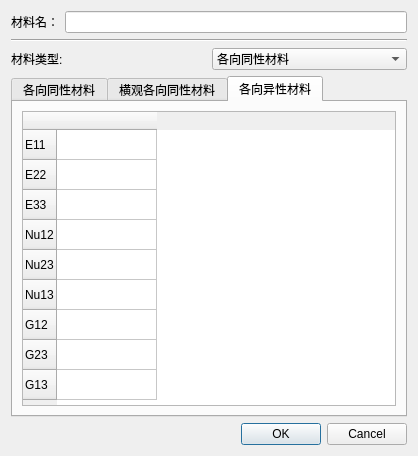
<?xml version="1.0" encoding="UTF-8"?>
<ui version="4.0">
 <class>materiel</class>
 <widget class="QDialog" name="materiel">
  <property name="geometry">
   <rect>
    <x>0</x>
    <y>0</y>
    <width>418</width>
    <height>456</height>
   </rect>
  </property>
  <property name="windowTitle">
   <string>新建材料</string>
  </property>
  <layout class="QVBoxLayout" name="verticalLayout">
   <item>
    <layout class="QHBoxLayout" name="horizontalLayout">
     <item>
      <widget class="QLabel" name="label">
       <property name="text">
        <string>材料名：</string>
       </property>
      </widget>
     </item>
     <item>
      <widget class="QLineEdit" name="lineEdit">
       <property name="text">
        <string/>
       </property>
      </widget>
     </item>
    </layout>
   </item>
   <item>
    <widget class="Line" name="line">
     <property name="orientation">
      <enum>Qt::Horizontal</enum>
     </property>
    </widget>
   </item>
   <item>
    <layout class="QHBoxLayout" name="horizontalLayout_2">
     <item>
      <widget class="QLabel" name="label_2">
       <property name="text">
        <string>材料类型:</string>
       </property>
      </widget>
     </item>
     <item>
      <widget class="QComboBox" name="comboBox">
       <item>
        <property name="text">
         <string>各向同性材料</string>
        </property>
       </item>
       <item>
        <property name="text">
         <string>横观各向同性材料</string>
        </property>
       </item>
       <item>
        <property name="text">
         <string>各向异性材料</string>
        </property>
       </item>
      </widget>
     </item>
    </layout>
   </item>
   <item>
    <widget class="QTabWidget" name="tabWidget">
     <property name="cursor">
      <cursorShape>ArrowCursor</cursorShape>
     </property>
     <property name="currentIndex">
      <number>2</number>
     </property>
     <widget class="QWidget" name="tab_2">
      <attribute name="title">
       <string>各向同性材料</string>
      </attribute>
      <layout class="QVBoxLayout" name="verticalLayout_3">
       <item>
        <widget class="QTableWidget" name="tableWidget">
         <row>
          <property name="text">
           <string>杨氏模量(E)</string>
          </property>
         </row>
         <row>
          <property name="text">
           <string>泊松比(Nu)</string>
          </property>
         </row>
         <column>
          <property name="text">
           <string/>
          </property>
         </column>
        </widget>
       </item>
      </layout>
     </widget>
     <widget class="QWidget" name="tab">
      <attribute name="title">
       <string>横观各向同性材料</string>
      </attribute>
      <layout class="QVBoxLayout" name="verticalLayout_4">
       <item>
        <widget class="QTableWidget" name="tableWidget_2">
         <row>
          <property name="text">
           <string>E1</string>
          </property>
         </row>
         <row>
          <property name="text">
           <string>Nu1</string>
          </property>
         </row>
         <row>
          <property name="text">
           <string>E2</string>
          </property>
         </row>
         <row>
          <property name="text">
           <string>Nu2</string>
          </property>
         </row>
         <row>
          <property name="text">
           <string>G2</string>
          </property>
         </row>
         <column>
          <property name="text">
           <string/>
          </property>
         </column>
        </widget>
       </item>
      </layout>
     </widget>
     <widget class="QWidget" name="tab_3">
      <attribute name="title">
       <string>各向异性材料</string>
      </attribute>
      <layout class="QVBoxLayout" name="verticalLayout_5">
       <item>
        <widget class="QTableWidget" name="tableWidget_3">
         <row>
          <property name="text">
           <string>E11</string>
          </property>
         </row>
         <row>
          <property name="text">
           <string>E22</string>
          </property>
         </row>
         <row>
          <property name="text">
           <string>E33</string>
          </property>
         </row>
         <row>
          <property name="text">
           <string>Nu12</string>
          </property>
         </row>
         <row>
          <property name="text">
           <string>Nu23</string>
          </property>
         </row>
         <row>
          <property name="text">
           <string>Nu13</string>
          </property>
         </row>
         <row>
          <property name="text">
           <string>G12</string>
          </property>
         </row>
         <row>
          <property name="text">
           <string>G23</string>
          </property>
         </row>
         <row>
          <property name="text">
           <string>G13</string>
          </property>
         </row>
         <column>
          <property name="text">
           <string/>
          </property>
         </column>
        </widget>
       </item>
      </layout>
     </widget>
    </widget>
   </item>
   <item>
    <widget class="QDialogButtonBox" name="buttonBox">
     <property name="orientation">
      <enum>Qt::Horizontal</enum>
     </property>
     <property name="standardButtons">
      <set>QDialogButtonBox::Cancel|QDialogButtonBox::Ok</set>
     </property>
    </widget>
   </item>
  </layout>
 </widget>
 <resources/>
 <connections>
  <connection>
   <sender>buttonBox</sender>
   <signal>accepted()</signal>
   <receiver>materiel</receiver>
   <slot>accept()</slot>
   <hints>
    <hint type="sourcelabel">
     <x>248</x>
     <y>254</y>
    </hint>
    <hint type="destinationlabel">
     <x>157</x>
     <y>274</y>
    </hint>
   </hints>
  </connection>
  <connection>
   <sender>buttonBox</sender>
   <signal>rejected()</signal>
   <receiver>materiel</receiver>
   <slot>reject()</slot>
   <hints>
    <hint type="sourcelabel">
     <x>316</x>
     <y>260</y>
    </hint>
    <hint type="destinationlabel">
     <x>286</x>
     <y>274</y>
    </hint>
   </hints>
  </connection>
 </connections>
</ui>
